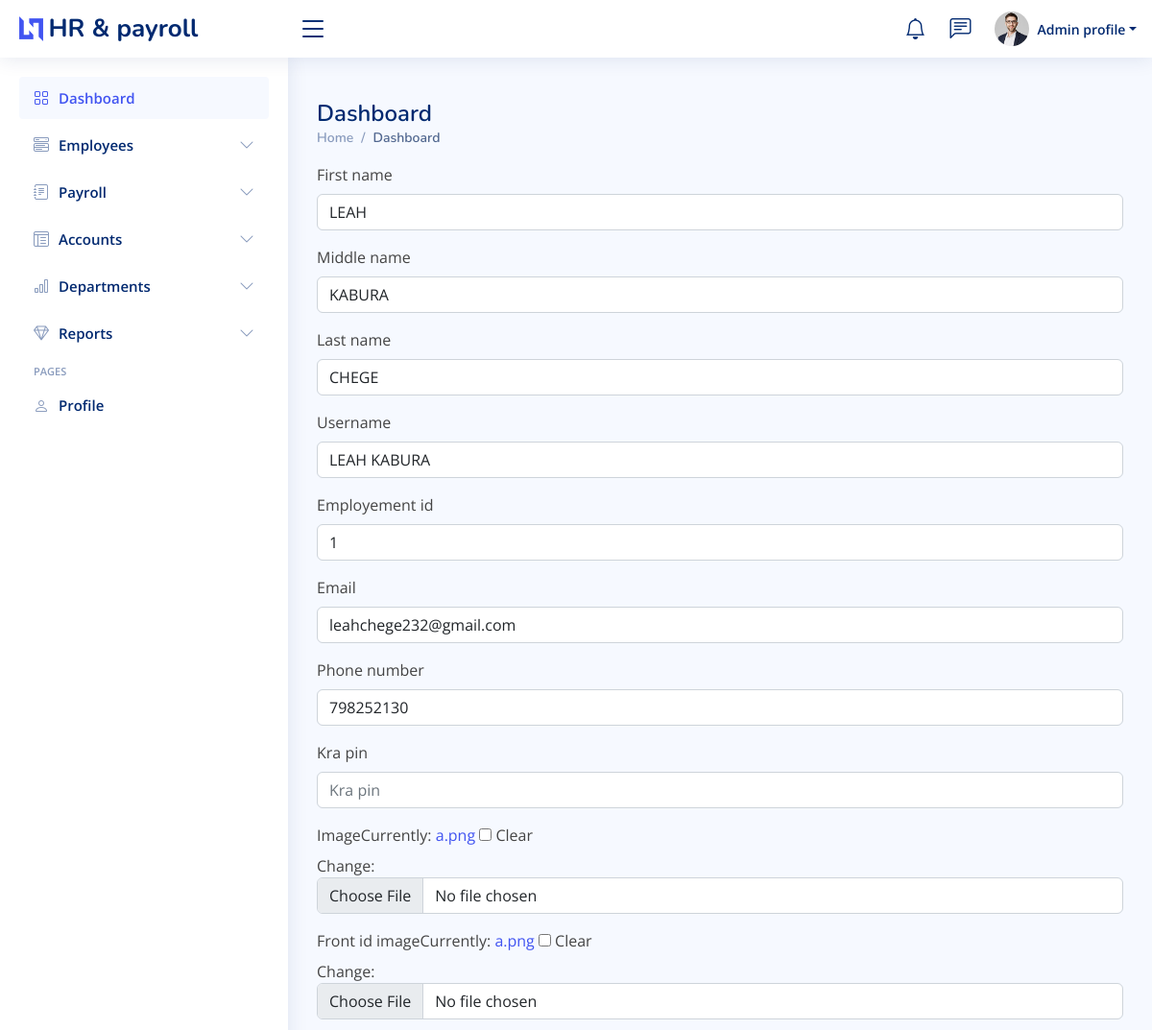
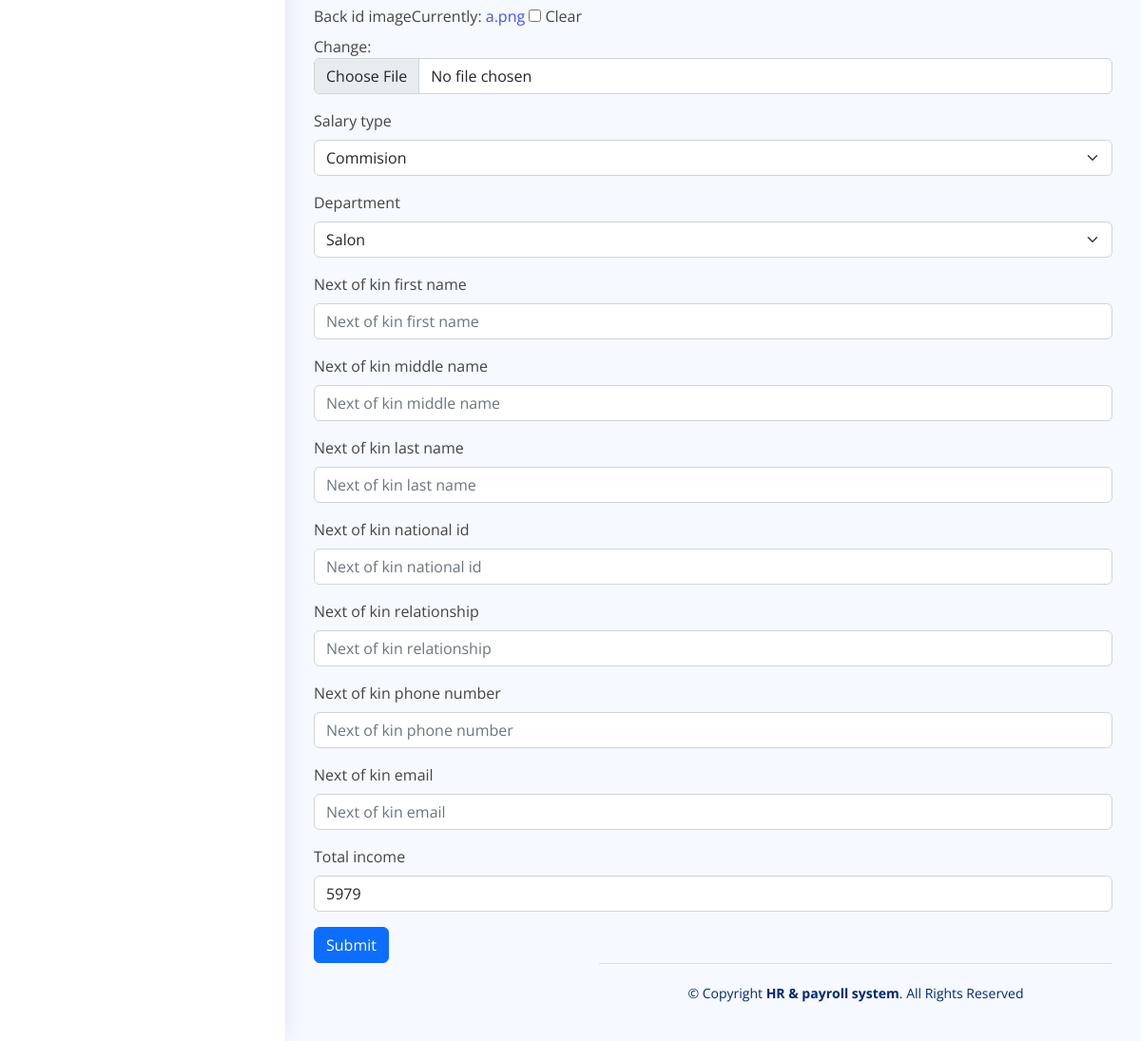
The app's page /home/employees/5/update/ with its own data (2 pictures, top to bottom).
### first/models.py (models this page shows, shortened)
class Employees(models.Model):
    SALARY_TYPE_CHOICES = (
        ('COMMISION', 'Commision'),
        ('FIXED', 'Fixed'),
    )
    first_name = models.CharField(max_length=255)
    middle_name = models.CharField(max_length=255)
    last_name = models.CharField(max_length=255)
    username = models.CharField(max_length=255)
    Employement_id = models.IntegerField()
    Email = models.EmailField(blank=True, null=True)
    phone_number = models.IntegerField(blank=True, null=True)
    kra_pin = models.IntegerField(blank=True, null=True)
    image = models.ImageField(upload_to='upload/', default = 'a.png', blank=True, null=True)
    front_id_image = models.ImageField(upload_to='upload/',  default = 'a.png' ,  blank=True, null=True)
    back_id_image = models.ImageField(upload_to='upload/',  default = 'a.png',  blank=True, null=True)
    salary_type=models.CharField(max_length=255,blank=True, choices=SALARY_TYPE_CHOICES)
    department = models.ForeignKey("Department", on_delete=models.CASCADE, related_name='employees')
    next_of_kin_first_name = models.CharField(max_length=255, blank=True, null=True)
    next_of_kin_middle_name =models.CharField(max_length=255, blank=True, null=True)
    next_of_kin_last_name = models.CharField(max_length=255, blank=True, null=True)
    next_of_kin_national_id = models.IntegerField( blank=True, null=True)
    next_of_kin_relationship = models.CharField(max_length=255, blank=True, null=True)
    next_of_kin_phone_number = models.IntegerField(blank=True, null=True)
    next_of_kin_email = models.EmailField(blank=True, null=True)
    date = models.DateTimeField(auto_now_add=True, blank=True, null=True)
    total_income = models.IntegerField(default=0, blank=True)

### first/employeesViews.py (the view)
# urls.py: path('employees/<int:pk>/update/',employeesViews. employee_update, name='employee_update'),
def employee_update(request, pk):
    employee = get_object_or_404(Employees,  pk=pk)
    if request.method == 'POST':
        form = EmployeesForm(request.POST, instance=employee)
        if form.is_valid():
            form.save()
            return redirect('/home')
    else:
        form = EmployeesForm(instance=employee)
    return render(request, 'Dashboard/addEmployee.html',{'form': form})

### first/forms.py
class EmployeesForm(forms.ModelForm):
    class Meta:
        model = Employees
        fields = '__all__'

### first/models.py (called while the page is built)
    def __str__(self):
        return self.name

### first/templates/Dashboard/addEmployee.html (shortened to what this page needs)
{% extends "Dashboard/index.html" %}
{% load bootstrap5 %}
{% block content %}
<form method="POST"  enctype="multipart/form-data">
 {% bootstrap_form form %}
  <button class="btn btn-primary" type="submit" value="submit">Submit</button>
</form>
{% endblock content %}

### static/css/style.css (style rules this page uses)
:root { scroll-behavior: smooth; }
body { font-family: "Open Sans", sans-serif; background: #f6f9ff; color: #444444; }

### records on screen
Employees: first_name "LEAH", middle_name "KABURA", last_name "CHEGE", username "LEAH KABURA", Employement_id "1", Email "leahchege232@gmail.com", phone_number "798252130", salary_type "Commision", department "Salon", total_income "5979"
